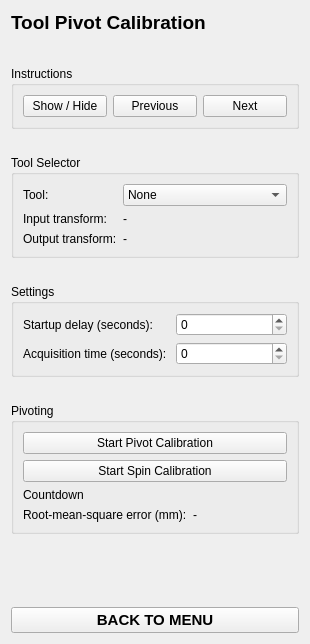
<?xml version="1.0" encoding="UTF-8"?>
<ui version="4.0">
 <class>ToolPivotCalibration</class>
 <widget class="qMRMLWidget" name="ToolPivotCalibration">
  <property name="geometry">
   <rect>
    <x>0</x>
    <y>0</y>
    <width>310</width>
    <height>644</height>
   </rect>
  </property>
  <layout class="QVBoxLayout" name="verticalLayout">
   <item>
    <widget class="QLabel" name="title">
     <property name="font">
      <font>
       <pointsize>14</pointsize>
       <weight>75</weight>
       <bold>true</bold>
      </font>
     </property>
     <property name="text">
      <string>Tool Pivot Calibration</string>
     </property>
    </widget>
   </item>
   <item>
    <widget class="QLabel" name="spacer_1">
     <property name="font">
      <font>
       <pointsize>13</pointsize>
      </font>
     </property>
     <property name="text">
      <string/>
     </property>
    </widget>
   </item>
   <item>
    <widget class="ctkCollapsibleGroupBox" name="instructionsGroupBox">
     <property name="title">
      <string>Instructions</string>
     </property>
     <property name="collapsed">
      <bool>true</bool>
     </property>
     <layout class="QHBoxLayout" name="horizontalLayout">
      <item>
       <widget class="QPushButton" name="showInstructionsButton">
        <property name="text">
         <string>Show / Hide</string>
        </property>
       </widget>
      </item>
      <item>
       <widget class="QPushButton" name="previousInstructionButton">
        <property name="text">
         <string>Previous</string>
        </property>
       </widget>
      </item>
      <item>
       <widget class="QPushButton" name="nextInstructionButton">
        <property name="text">
         <string>Next</string>
        </property>
       </widget>
      </item>
     </layout>
    </widget>
   </item>
   <item>
    <widget class="QLabel" name="spacer_3">
     <property name="text">
      <string/>
     </property>
    </widget>
   </item>
   <item>
    <widget class="QGroupBox" name="toolSelectorGroupBox">
     <property name="title">
      <string>Tool Selector</string>
     </property>
     <layout class="QGridLayout" name="gridLayout">
      <item row="0" column="0">
       <widget class="QLabel" name="label">
        <property name="sizePolicy">
         <sizepolicy hsizetype="Minimum" vsizetype="Preferred">
          <horstretch>0</horstretch>
          <verstretch>0</verstretch>
         </sizepolicy>
        </property>
        <property name="text">
         <string>Tool:</string>
        </property>
       </widget>
      </item>
      <item row="1" column="0">
       <widget class="QLabel" name="label_2">
        <property name="text">
         <string>Input transform:</string>
        </property>
       </widget>
      </item>
      <item row="1" column="1">
       <widget class="QLabel" name="inputTransformLabel">
        <property name="text">
         <string>-</string>
        </property>
       </widget>
      </item>
      <item row="0" column="1">
       <widget class="QComboBox" name="toolSelectorComboBox">
        <property name="sizePolicy">
         <sizepolicy hsizetype="Expanding" vsizetype="Fixed">
          <horstretch>0</horstretch>
          <verstretch>0</verstretch>
         </sizepolicy>
        </property>
        <item>
         <property name="text">
          <string>None</string>
         </property>
        </item>
        <item>
         <property name="text">
          <string>Stylus</string>
         </property>
        </item>
        <item>
         <property name="text">
          <string>Needle</string>
         </property>
        </item>
       </widget>
      </item>
      <item row="2" column="0">
       <widget class="QLabel" name="label_3">
        <property name="text">
         <string>Output transform:</string>
        </property>
       </widget>
      </item>
      <item row="2" column="1">
       <widget class="QLabel" name="outputTransformLabel">
        <property name="text">
         <string>-</string>
        </property>
       </widget>
      </item>
     </layout>
    </widget>
   </item>
   <item>
    <widget class="QLabel" name="spacer_4">
     <property name="text">
      <string/>
     </property>
    </widget>
   </item>
   <item>
    <widget class="QGroupBox" name="settingGroupBox">
     <property name="title">
      <string>Settings</string>
     </property>
     <layout class="QGridLayout" name="gridLayout_2">
      <item row="0" column="0">
       <widget class="QLabel" name="label_4">
        <property name="text">
         <string>Startup delay (seconds):</string>
        </property>
       </widget>
      </item>
      <item row="0" column="1">
       <widget class="QSpinBox" name="startupDelaySpinBox"/>
      </item>
      <item row="1" column="0">
       <widget class="QLabel" name="label_5">
        <property name="text">
         <string>Acquisition time (seconds): </string>
        </property>
       </widget>
      </item>
      <item row="1" column="1">
       <widget class="QSpinBox" name="acquisitionTimeSpinBox"/>
      </item>
     </layout>
    </widget>
   </item>
   <item>
    <widget class="QLabel" name="spacer_2">
     <property name="text">
      <string/>
     </property>
    </widget>
   </item>
   <item>
    <widget class="QGroupBox" name="pivotingGroupBox">
     <property name="title">
      <string>Pivoting</string>
     </property>
     <layout class="QGridLayout" name="gridLayout_3">
      <item row="3" column="0">
       <widget class="QLabel" name="label_7">
        <property name="text">
         <string>Root-mean-square error (mm):</string>
        </property>
       </widget>
      </item>
      <item row="2" column="0">
       <widget class="QLabel" name="label_6">
        <property name="text">
         <string>Countdown</string>
        </property>
       </widget>
      </item>
      <item row="3" column="1">
       <widget class="QLabel" name="label_8">
        <property name="text">
         <string>-</string>
        </property>
       </widget>
      </item>
      <item row="1" column="0" colspan="2">
       <widget class="QPushButton" name="startSpinCalibrationButton">
        <property name="text">
         <string>Start Spin Calibration</string>
        </property>
       </widget>
      </item>
      <item row="0" column="0" colspan="2">
       <widget class="QPushButton" name="startPivotCalibrationButton">
        <property name="text">
         <string>Start Pivot Calibration</string>
        </property>
       </widget>
      </item>
     </layout>
    </widget>
   </item>
   <item>
    <spacer name="verticalSpacer">
     <property name="orientation">
      <enum>Qt::Vertical</enum>
     </property>
     <property name="sizeHint" stdset="0">
      <size>
       <width>20</width>
       <height>40</height>
      </size>
     </property>
    </spacer>
   </item>
   <item>
    <widget class="QPushButton" name="backToMenuButton">
     <property name="font">
      <font>
       <pointsize>11</pointsize>
       <weight>75</weight>
       <bold>true</bold>
      </font>
     </property>
     <property name="text">
      <string>BACK TO MENU</string>
     </property>
    </widget>
   </item>
  </layout>
 </widget>
 <customwidgets>
  <customwidget>
   <class>qMRMLWidget</class>
   <extends>QWidget</extends>
   <header>qMRMLWidget.h</header>
   <container>1</container>
  </customwidget>
  <customwidget>
   <class>ctkCollapsibleGroupBox</class>
   <extends>QGroupBox</extends>
   <header>ctkCollapsibleGroupBox.h</header>
   <container>1</container>
  </customwidget>
 </customwidgets>
 <resources/>
 <connections/>
</ui>
